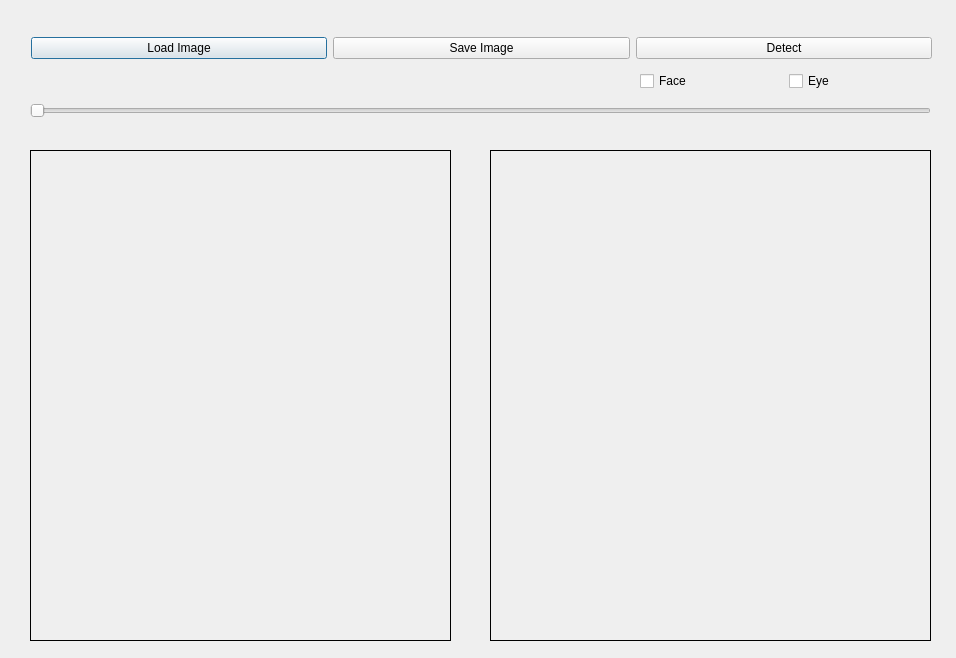
<?xml version="1.0" encoding="UTF-8"?>
<ui version="4.0">
 <class>Dialog</class>
 <widget class="QDialog" name="Dialog">
  <property name="geometry">
   <rect>
    <x>0</x>
    <y>0</y>
    <width>956</width>
    <height>658</height>
   </rect>
  </property>
  <property name="windowTitle">
   <string>Dialog</string>
  </property>
  <widget class="QLabel" name="imgLabel">
   <property name="geometry">
    <rect>
     <x>30</x>
     <y>150</y>
     <width>421</width>
     <height>491</height>
    </rect>
   </property>
   <property name="frameShape">
    <enum>QFrame::Box</enum>
   </property>
   <property name="text">
    <string/>
   </property>
  </widget>
  <widget class="QLabel" name="processedLabel">
   <property name="geometry">
    <rect>
     <x>490</x>
     <y>150</y>
     <width>441</width>
     <height>491</height>
    </rect>
   </property>
   <property name="frameShape">
    <enum>QFrame::Box</enum>
   </property>
   <property name="text">
    <string/>
   </property>
  </widget>
  <widget class="QWidget" name="layoutWidget">
   <property name="geometry">
    <rect>
     <x>31</x>
     <y>30</y>
     <width>901</width>
     <height>36</height>
    </rect>
   </property>
   <layout class="QHBoxLayout" name="horizontalLayout">
    <item>
     <widget class="QPushButton" name="loadButton">
      <property name="text">
       <string>Load Image</string>
      </property>
     </widget>
    </item>
    <item>
     <widget class="QPushButton" name="saveButton">
      <property name="text">
       <string>Save Image</string>
      </property>
     </widget>
    </item>
    <item>
     <widget class="QPushButton" name="detectButton">
      <property name="text">
       <string>Detect</string>
      </property>
     </widget>
    </item>
   </layout>
  </widget>
  <widget class="QSlider" name="hSlider">
   <property name="geometry">
    <rect>
     <x>30</x>
     <y>100</y>
     <width>901</width>
     <height>22</height>
    </rect>
   </property>
   <property name="orientation">
    <enum>Qt::Horizontal</enum>
   </property>
   <property name="tickInterval">
    <number>10</number>
   </property>
  </widget>
  <widget class="QWidget" name="layoutWidget">
   <property name="geometry">
    <rect>
     <x>640</x>
     <y>70</y>
     <width>291</width>
     <height>22</height>
    </rect>
   </property>
   <layout class="QHBoxLayout" name="horizontalLayout_2">
    <item>
     <widget class="QCheckBox" name="chkFace">
      <property name="text">
       <string>Face</string>
      </property>
     </widget>
    </item>
    <item>
     <widget class="QCheckBox" name="chkEye">
      <property name="text">
       <string>Eye</string>
      </property>
     </widget>
    </item>
   </layout>
  </widget>
 </widget>
 <resources/>
 <connections/>
</ui>
